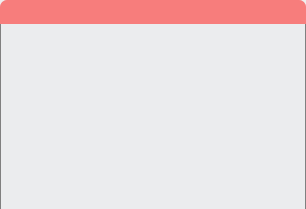
<?xml version="1.0" encoding="UTF-8"?>
<ui version="4.0">
 <class>messageWidget</class>
 <widget class="QWidget" name="messageWidget">
  <property name="geometry">
   <rect>
    <x>0</x>
    <y>0</y>
    <width>306</width>
    <height>209</height>
   </rect>
  </property>
  <property name="windowTitle">
   <string>Form</string>
  </property>
  <layout class="QVBoxLayout" name="verticalLayout_2" stretch="0,9">
   <property name="spacing">
    <number>0</number>
   </property>
   <property name="leftMargin">
    <number>0</number>
   </property>
   <property name="topMargin">
    <number>0</number>
   </property>
   <property name="rightMargin">
    <number>0</number>
   </property>
   <property name="bottomMargin">
    <number>0</number>
   </property>
   <item>
    <widget class="QWidget" name="titleWidget" native="true">
     <property name="minimumSize">
      <size>
       <width>0</width>
       <height>20</height>
      </size>
     </property>
     <property name="styleSheet">
      <string notr="true">#titleWidget{
	border:none;
	background:rgba(249, 93, 92, 200);
	border-top-right-radius:7px;
	border-top-left-radius:7px;
}</string>
     </property>
     <layout class="QHBoxLayout" name="horizontalLayout_2">
      <property name="leftMargin">
       <number>7</number>
      </property>
      <property name="topMargin">
       <number>2</number>
      </property>
      <property name="rightMargin">
       <number>7</number>
      </property>
      <property name="bottomMargin">
       <number>2</number>
      </property>
      <item>
       <spacer name="horizontalSpacer_2">
        <property name="orientation">
         <enum>Qt::Horizontal</enum>
        </property>
        <property name="sizeHint" stdset="0">
         <size>
          <width>40</width>
          <height>20</height>
         </size>
        </property>
       </spacer>
      </item>
      <item>
       <widget class="QPushButton" name="closeButton">
        <property name="minimumSize">
         <size>
          <width>18</width>
          <height>18</height>
         </size>
        </property>
        <property name="maximumSize">
         <size>
          <width>18</width>
          <height>18</height>
         </size>
        </property>
        <property name="styleSheet">
         <string notr="true">QPushButton{
	border:none;
}</string>
        </property>
        <property name="text">
         <string/>
        </property>
        <property name="icon">
         <iconset resource="../icon/icons.qrc">
          <normaloff>:/icon/close_16.png</normaloff>:/icon/close_16.png</iconset>
        </property>
        <property name="iconSize">
         <size>
          <width>12</width>
          <height>12</height>
         </size>
        </property>
       </widget>
      </item>
     </layout>
    </widget>
   </item>
   <item>
    <widget class="QWidget" name="contextWidget" native="true">
     <property name="styleSheet">
      <string notr="true">#contextWidget{
	background:rgba(233, 234, 237, 200);
	border-left:1px solid gray;;
	border-right:1px solid gray;;
}</string>
     </property>
     <layout class="QVBoxLayout" name="verticalLayout">
      <property name="leftMargin">
       <number>20</number>
      </property>
      <property name="topMargin">
       <number>15</number>
      </property>
      <property name="rightMargin">
       <number>20</number>
      </property>
      <property name="bottomMargin">
       <number>15</number>
      </property>
      <item>
       <widget class="QLabel" name="label">
        <property name="font">
         <font>
          <family>Microsoft YaHei UI</family>
          <pointsize>12</pointsize>
         </font>
        </property>
        <property name="text">
         <string/>
        </property>
        <property name="alignment">
         <set>Qt::AlignLeading|Qt::AlignLeft|Qt::AlignTop</set>
        </property>
        <property name="wordWrap">
         <bool>true</bool>
        </property>
       </widget>
      </item>
     </layout>
    </widget>
   </item>
  </layout>
 </widget>
 <resources>
  <include location="../icon/icons.qrc"/>
 </resources>
 <connections/>
</ui>
